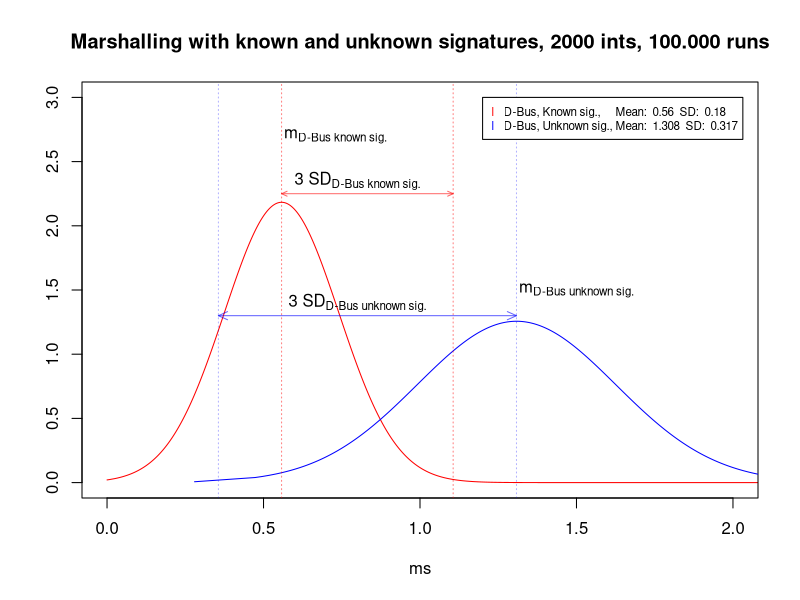

Write R code to recreate this figure.
dbus <- read.csv("dbus2000.csv", header=T)

attach(dbus)
sortedDbus <- sort(Marshal.with.known.signature)
sortedUnknownDbus <- sort(Marshal.with.unknown.signature)

dsd <- sd(sortedDbus)
dsd2 <- sd(sortedUnknownDbus)
dmean <- mean(sortedDbus)
dmean2 <- mean(sortedUnknownDbus)
plot(sortedDbus, dnorm(sortedDbus, mean=dmean,sd=dsd), ylim=c(0,3), xlim=c(0,2),type="l", col="red",ann=F)
lines(sortedUnknownDbus, dnorm(sortedUnknownDbus,mean=dmean2,sd=dsd2),type="l", col="blue")

abline(v=dmean2-3*dsd2, col=rgb(0,0,1, 0.3), lty=3)
abline(v=dmean2, col=rgb(0,0,1, 0.3), lty=3)
abline(v=dmean, col=rgb(1,0,0,0.5), lty=3)
abline(v=dmean+3*dsd, col=rgb(1,0,0,0.5), lty=3)
title(main="Marshalling with known and unknown signatures, 2000 ints, 100.000 runs", xlab="ms")

text(.73,2.7, expression("m"["D-Bus known sig."]))
text(1.5, 1.5, expression("m"["D-Bus unknown sig."]))
text(.8, 2.35, expression("3 SD"["D-Bus known sig."]))
text(0.8,1.4, expression("3 SD"["D-Bus unknown sig."]))

dy <- 2.25
sy <- 1.3
arrows(dmean2, sy, x1=dmean2-3*dsd2, sy, code=3, angle=24, length=0.1, col=rgb(0,0,1, 0.6))
arrows(dmean, dy, x1=dmean+3*dsd, dy, code=3, angle=24, length=0.06, col=rgb(1,0,0, 0.6))

legend(1.2,3, 
  c(
    paste("D-Bus, Known sig.,     Mean: ",format(dmean, digits=2), " SD: ", format(dsd, digits=2)),
    paste("D-Bus, Unknown sig., Mean: ",format(dmean2, digits=4)," SD: ",format(dsd2,  digits=3))
  ), col=c("red","blue"), pch="l", cex=0.7)
